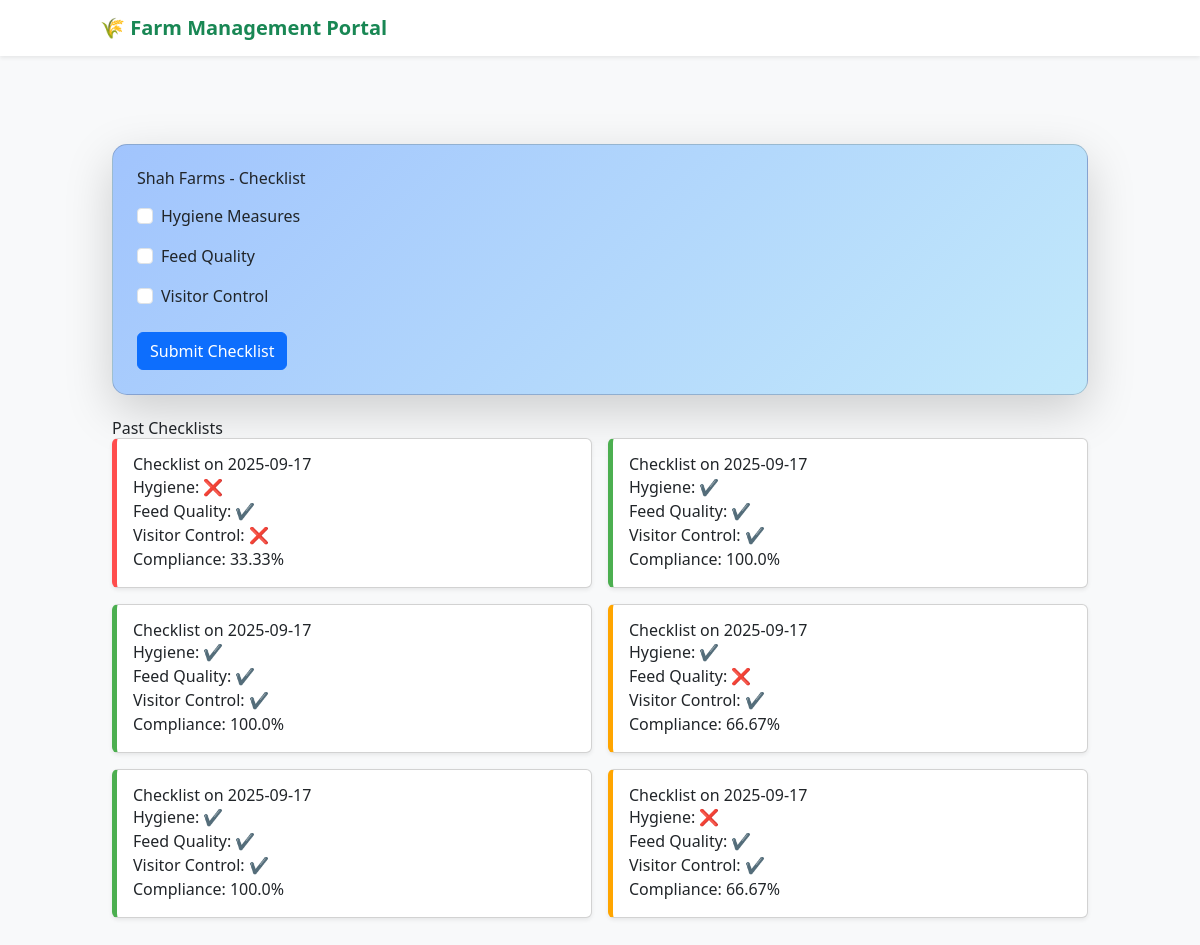
The app's page /farm/3/checklist (signed in) with its own data.
### models.py (models this page shows)
class Farm(db.Model):
    __tablename__ = "farms"
    id = db.Column(db.Integer, primary_key=True)
    name = db.Column(db.String(200), nullable=False)
    location = db.Column(db.String(255))
    animal_count = db.Column(db.Integer, default=0)
    created_at = db.Column(db.DateTime, default=datetime.utcnow)
    farmer_id = db.Column(db.Integer, db.ForeignKey("users.id"), nullable=False)
    vet_id = db.Column(db.Integer, db.ForeignKey("users.id"), nullable=True)
    risk_assessments = db.relationship("RiskAssessment", backref="farm", cascade="all, delete-orphan", lazy=True)
    checklists = db.relationship("Checklist", backref="farm", cascade="all, delete-orphan", lazy=True)

class Checklist(db.Model):
    __tablename__ = "checklists"
    id = db.Column(db.Integer, primary_key=True)
    farm_id = db.Column(db.Integer, db.ForeignKey("farms.id"), nullable=False)
    user_id = db.Column(db.Integer, db.ForeignKey("users.id"), nullable=False)
    hygiene = db.Column(db.Boolean, default=False)
    feed_quality = db.Column(db.Boolean, default=False)
    visitor_control = db.Column(db.Boolean, default=False)
    compliance = db.Column(db.Float)
    created_at = db.Column(db.DateTime, default=datetime.utcnow)
    user = db.relationship("User", backref="checklists")

### app.py (the view, shortened to what this page needs)
@app.route('/farm/<int:farm_id>/checklist', methods=['GET', 'POST'])
@login_required
def checklist(farm_id):
    farm = Farm.query.get_or_404(farm_id)
    if current_user.role == 'farmer' and farm.farmer_id != current_user.id:
        return "Unauthorized", 403
    if current_user.role == 'vet' and farm.vet_id != current_user.id:
        return "Unauthorized", 403
    return render_template('checklist.html', farm=farm)

### app.py (called while the page is built)
@login_manager.user_loader
def load_user(uid):
    return User.query.get(int(uid))

### templates/checklist.html (shortened to what this page needs)
{% extends "base.html" %}
{% block content %}
<div class="container py-5" style="min-height: 80vh;">
  <div class="card shadow-lg mb-4 p-4"
       style="border-radius: 15px; background: linear-gradient(135deg, #a1c4fd 0%, #c2e9fb 100%);">
    <h3 class="mb-3">{{ farm.name }} - Checklist</h3>
    {% if current_user.role == 'farmer' %}
      <form method="POST">
        <div class="form-check mb-3">
          <input class="form-check-input" type="checkbox" name="hygiene" id="hygiene">
          <label class="form-check-label" for="hygiene">Hygiene Measures</label>
        </div>
        <div class="form-check mb-3">
          <input class="form-check-input" type="checkbox" name="feed" id="feed">
          <label class="form-check-label" for="feed">Feed Quality</label>
        </div>
        <div class="form-check mb-3">
          <input class="form-check-input" type="checkbox" name="visitor" id="visitor">
          <label class="form-check-label" for="visitor">Visitor Control</label>
        </div>
        <button type="submit" class="btn btn-primary mt-2">Submit Checklist</button>
      </form>
    {% else %}
      <p class="text-muted">You cannot submit checklists. Viewing only.</p>
    {% endif %}
  </div>
  <h5>Past Checklists</h5>
  {% if farm.checklists %}
    <div class="row row-cols-1 row-cols-md-2 g-3">
      {% for c in farm.checklists %}
      <div class="col">
        <div class="card shadow-sm p-3 fade-in-up"
             style="border-left: 5px solid {{ '#4caf50' if c.compliance >= 80 else '#ffa500' if c.compliance >= 50 else '#ff4d4d' }};">
          <div>
            <h5>Checklist on {{ c.created_at.strftime('%Y-%m-%d') if c.created_at else "Unknown Date" }}</h5>
            <p>Hygiene: {{ '✔️' if c.hygiene else '❌' }}</p>
            <p>Feed Quality: {{ '✔️' if c.feed_quality else '❌' }}</p>
            <p>Visitor Control: {{ '✔️' if c.visitor_control else '❌' }}</p>
            <p>Compliance: {{ c.compliance }}%</p>
          </div>
        </div>
      </div>
      {% endfor %}
    </div>
  {% else %}
    <p>No checklists yet.</p>
  {% endif %}
</div>
{% endblock %}

### static/style.css (style rules this page uses)
body { padding-bottom: 40px; }

### templates/checklist.html (style rules this page uses)
.card { animation: fadeIn 0.8s ease-in-out; }
.fade-in-up { animation: fadeInUp 0.5s ease-in-out; }

### records on screen
Farm: name "Shah Farms"
Checklist: created_at "2025-09-17", hygiene "❌", feed_quality "✔️", visitor_control "❌", compliance "33.33"
Checklist: created_at "2025-09-17", hygiene "✔️", feed_quality "✔️", visitor_control "✔️", compliance "100.0"
Checklist: created_at "2025-09-17", hygiene "✔️", feed_quality "✔️", visitor_control "✔️", compliance "100.0"
Checklist: created_at "2025-09-17", hygiene "✔️", feed_quality "❌", visitor_control "✔️", compliance "66.67"
Checklist: created_at "2025-09-17", hygiene "✔️", feed_quality "✔️", visitor_control "✔️", compliance "100.0"
Checklist: created_at "2025-09-17", hygiene "❌", feed_quality "✔️", visitor_control "✔️", compliance "66.67"
